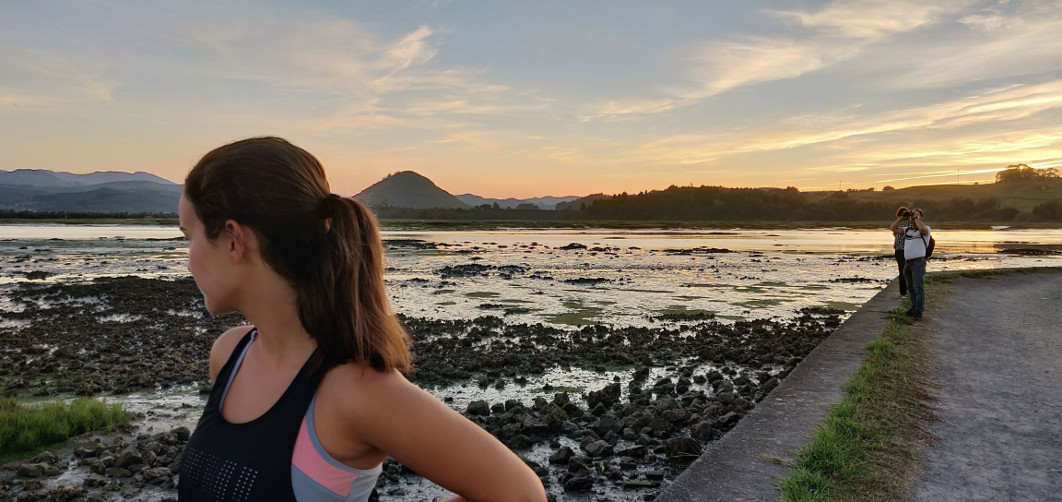
#> input picture Fotonica/Sistema-4f/Imagen1.jpg, 1062 x 502 px, found by its file name
$ python 4f-System.py   (older library calls are emulated)
#> lines starting #> are read from the running program, lines starting #| are printed output that depends on the picture; after the words box and inside, x2 and y2 are one past the last pixel; in counts of white or black regions, pixels touching at a corner belong together
### Fotonica/Resonador.py
from scipy.misc import imread
import numpy as np
import matplotlib.pyplot as plt

class SistemaOptico():

	def __init__(self, imagenPath):
		# Se abre la imagen
#> called with imagenPath = 'Imagen1.jpg'
		self.image = imread(imagenPath, False, 'L')
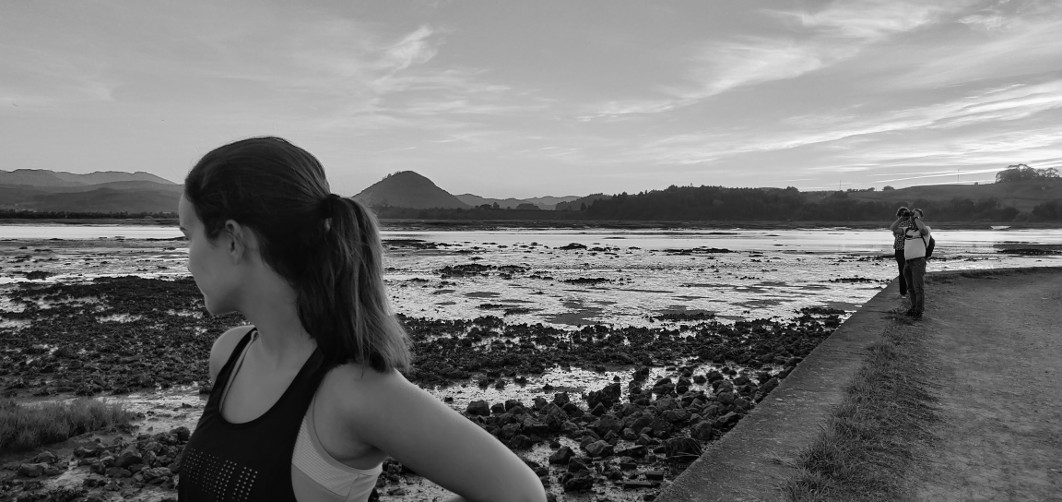
#> self.image: shape (502, 1062); min 0, max 254, mean 117.3
		self.xSize, self.ySize = len(self.image), len(self.image[1])
#> self.xSize = 502; self.ySize = 1062


	def lenteCoFocal(self, imagenToProcess=0):
		if imagenToProcess == 0:
			imagenToProcess = self.image
		# Primera lente
		fourier = np.fft.fft2(imagenToProcess)
		return np.fft.fftshift(fourier)

	def filtroPasoAlto(self, imagenToProcess=0):
#> called with imagenToProcess = 0
		if imagenToProcess == 0:
			imagenToProcess = self.image
		filtro =  np.zeros((self.xSize, self.ySize))
		CeroX = self.xSize/2
#> CeroX = 251
		CeroY = self.ySize/2
#> CeroY = 531
		for x in range(0,self.xSize):
			rX = CeroX-x
			for y in range(0,self.ySize):
				rY = y-CeroY
				if rX**2+rY**2 >= 10**2:
					filtro[x][y] = 1
#> this loop made 502 passes
#> rX on passes 1 to 3: 251, 250, 249
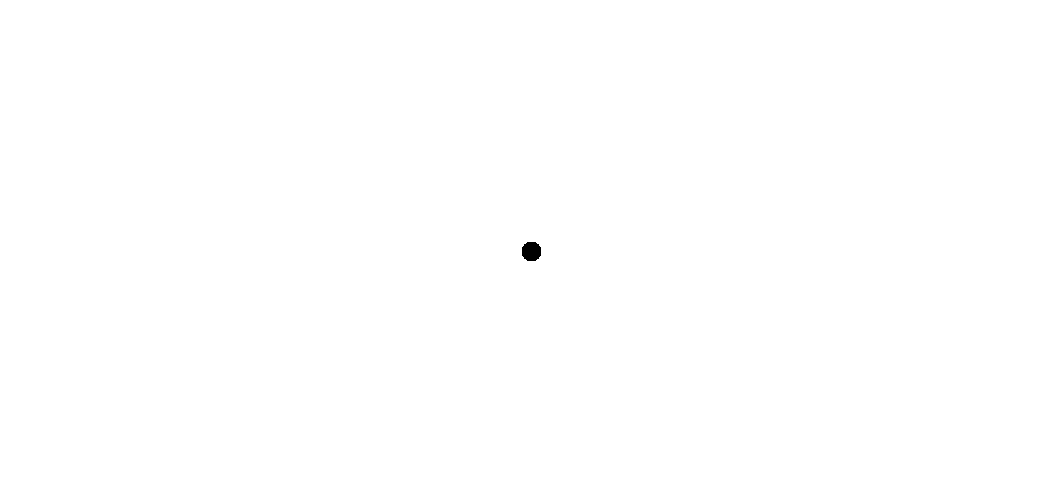
#> filtro: shape (502, 1062) float64; values 0 (black) and 1 (white), 99.9% white; 1 black region, box (x1, y1, x2, y2) and area: (522, 242, 541, 261) 305
		return filtro

	def filtroPasoBajo(self, imagenToProcess=0):
#> called with imagenToProcess = 0
		if imagenToProcess == 0:
			imagenToProcess = self.image
		filtro =  np.zeros((self.xSize, self.ySize))
		CeroX = self.xSize/2
#> CeroX = 251
		CeroY = self.ySize/2
#> CeroY = 531
		for x in range(0,self.xSize):
			rX = CeroX-x
			for y in range(0,self.ySize):
				rY = y-CeroY
				if rX**2+rY**2 <= 50**2:
					filtro[x][y] = 1
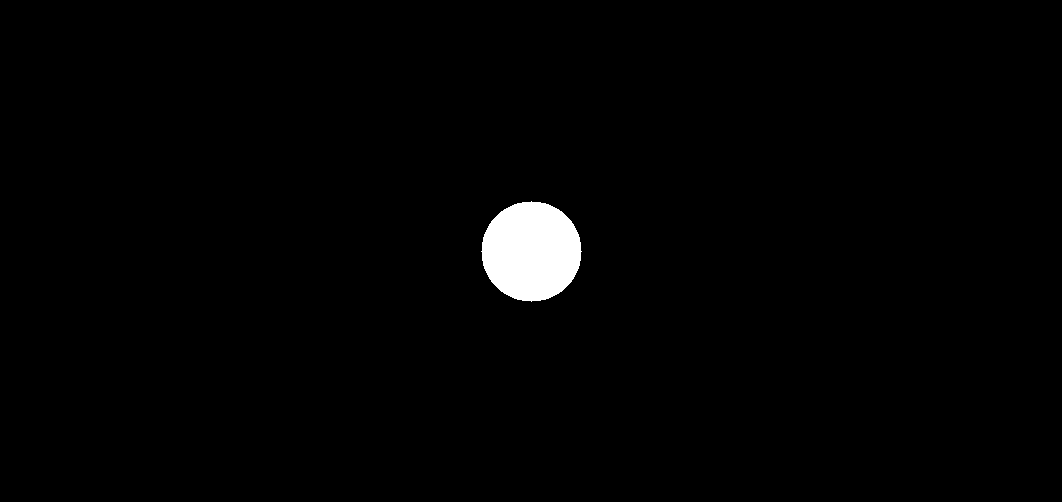
#> filtro: shape (502, 1062) float64; values 0 (black) and 1 (white), 1.5% white; 1 white region, box (x1, y1, x2, y2) and area: (481, 201, 582, 302) 7845
		return filtro

### Fotonica/4f-System.py
from Resonador import SistemaOptico
import numpy as np
import matplotlib.pyplot as plt
from scipy.misc import imrotate

Sistema = SistemaOptico("Imagen1.jpg")

f, plots = plt.subplots(2, 3)
plots[0,0].imshow(Sistema.image, cmap="gray")
plots[1,0].imshow(Sistema.image, cmap="gray")

plots[0,1].imshow(imrotate(abs(Sistema.filtroPasoAlto()), 180), cmap="gray")
plots[1,1].imshow(imrotate(abs(Sistema.filtroPasoBajo()), 180), cmap="gray")

imagePA = Sistema.lenteCoFocal()*Sistema.filtroPasoAlto()
#> the loop in filtroPasoAlto (call 2), `for x in range(0,self.xSize):` made 502 passes
imagePB = Sistema.lenteCoFocal()*Sistema.filtroPasoBajo()
#> the loop in filtroPasoBajo (call 2), `for x in range(0,self.xSize):` made 502 passes

plots[0,2].imshow(imrotate(abs(np.fft.fft2(imagePA)), 180), cmap="gray")
plots[1,2].imshow(imrotate(abs(np.fft.fft2(imagePB)), 180), cmap="gray")

plt.show()
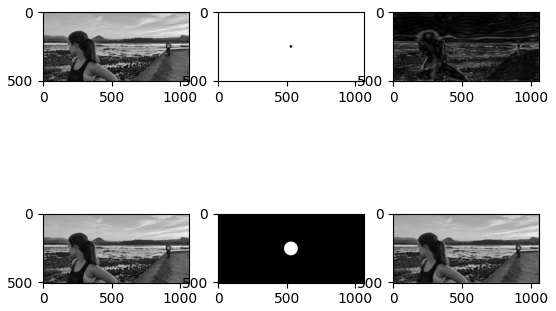
#> figure drawn by matplotlib, 6 panels

#plt.imshow(imrotate(abs(np.fft.fft2(imagePA+imagePB)), 180), cmap="gray")
#plt.show()
